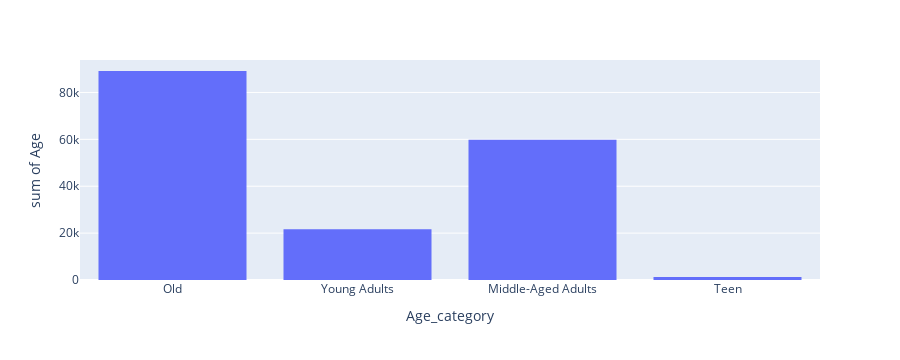

Notebook code for this chart:
### Code cell
fig = px.histogram(shop, y = 'Age', x = 'Age_category' ) #It creates a histogram plot using Plotly Express (px) with the given details.
fig.show() # It prints the histogram created.

### Figure 1 — Plotly figure (JSON) as saved in the notebook; plotly's stock layout.template omitted (floating-point values rounded to 4 significant figures; data arrays with more than 128 entries replaced by an {"elided": "..."} marker saying what was removed)
{"data": [{"alignmentgroup": "True", "bingroup": "x", "histfunc": "sum", "hovertemplate": "Age_category=%{x}<br>sum of Age=%{y}<extra></extra>", "legendgroup": "", "marker": {"color": "#636efa", "pattern": {"shape": ""}}, "name": "", "offsetgroup": "", "orientation": "v", "showlegend": false, "type": "histogram", "x": {"elided": "3900 str values"}, "xaxis": "x", "y": {"elided": "3900 int values"}, "yaxis": "y"}], "layout": {"autosize": true, "barmode": "relative", "height": 360, "legend": {"tracegroupgap": 0}, "margin": {"t": 60}, "xaxis": {"anchor": "y", "autorange": true, "domain": [0, 1], "range": [-0.5, 3.5], "title": {"text": "Age_category"}, "type": "category"}, "yaxis": {"anchor": "x", "autorange": true, "domain": [0, 1], "range": [0, 93850.0], "title": {"text": "sum of Age"}, "type": "linear"}}}
